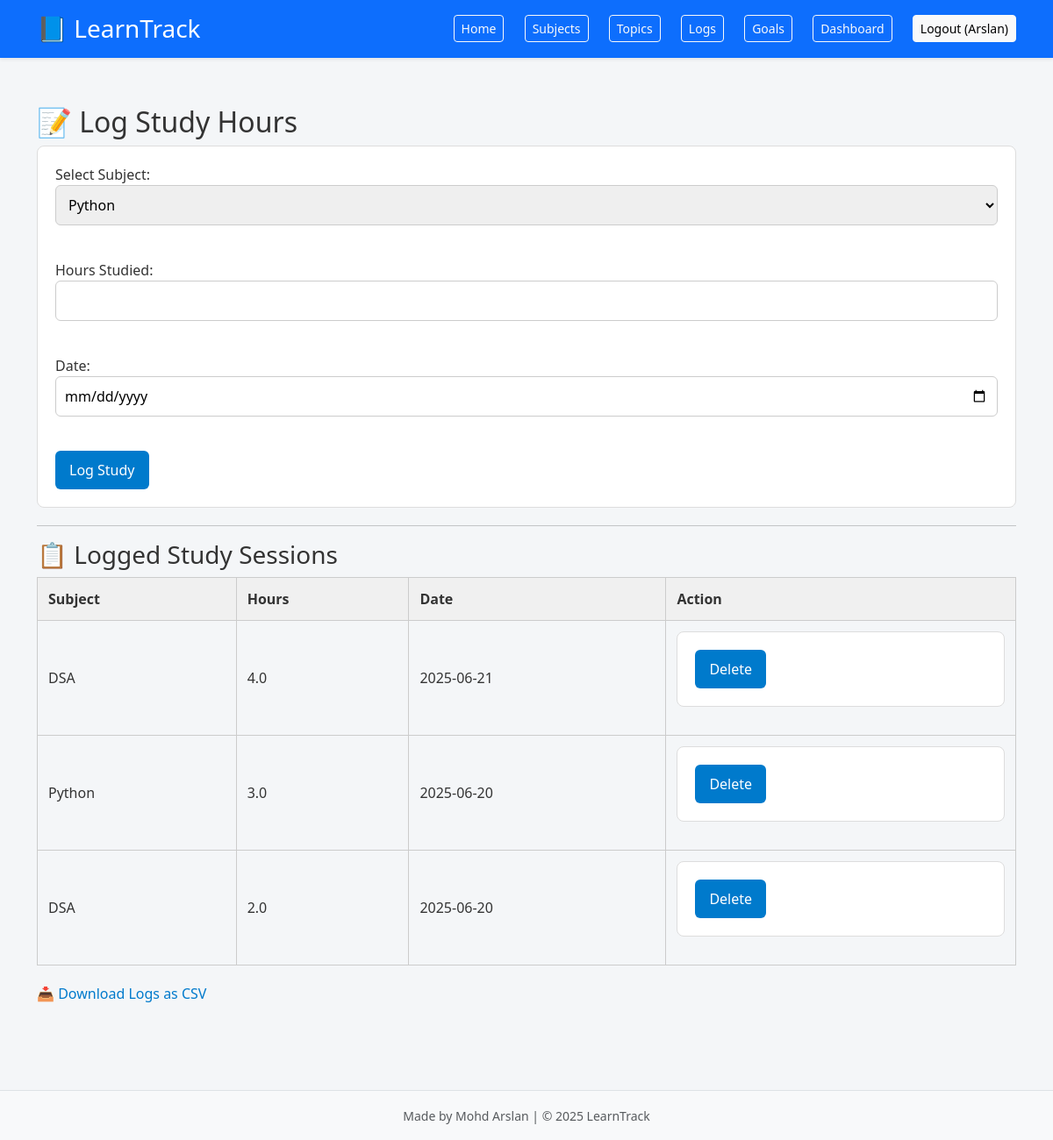
Screenshot of /logs (signed in) with the database file from the repository.
### tables this page shows
CREATE TABLE users (
                id INTEGER PRIMARY KEY AUTOINCREMENT,
                username TEXT NOT NULL UNIQUE,
                password TEXT NOT NULL
            );

CREATE TABLE logs (
                id INTEGER PRIMARY KEY AUTOINCREMENT,
                subject_id INTEGER,
                hours REAL,
                log_date TEXT,
                user_id INTEGER NOT NULL,
                FOREIGN KEY(subject_id) REFERENCES subjects(id),
                FOREIGN KEY(user_id) REFERENCES users(id)
            );

CREATE TABLE subjects (
                id INTEGER PRIMARY KEY AUTOINCREMENT,
                name TEXT NOT NULL,
                user_id INTEGER NOT NULL,
                FOREIGN KEY(user_id) REFERENCES users(id)
            );

### api/log_routes.py (the view, shortened to what this page needs)
@log_bp.route('/logs', methods=['GET', 'POST'])
@login_required
def log_study():
    with get_connection() as conn:
        cursor = conn.cursor()
        cursor.execute("SELECT id, name FROM subjects WHERE user_id=?", (current_user.id,))
        subjects = cursor.fetchall()
        cursor.execute('''
            SELECT logs.id, subjects.name, logs.hours, logs.log_date
            FROM logs
            JOIN subjects ON logs.subject_id = subjects.id
            WHERE logs.user_id = ?
            ORDER BY logs.log_date DESC
        ''', (current_user.id,))
        logs = cursor.fetchall()
    return render_template('logs.html', subjects=subjects, logs=logs)

### app.py (called while the page is built)
@login_manager.user_loader
def load_user(user_id):
    with get_connection() as conn:
        cursor = conn.cursor()
        cursor.execute("SELECT username FROM users WHERE id = ?", (user_id,))
        row = cursor.fetchone()
        if row:
            return User(user_id, row[0])  # ✅ Return a User object
        return None

### models.py (called while the page is built)
def get_connection():
    return sqlite3.connect(DB_NAME)

### templates/logs.html
{% extends 'base.html' %}
{% block content %}
<h2>📝 Log Study Hours</h2>
<form method="POST">
    <label for="subject">Select Subject:</label>
    <select name="subject_id" required>
        {% for subject in subjects %}
        <option value="{{ subject[0] }}">{{ subject[1] }}</option>
        {% endfor %}
    </select><br><br>
    <label for="hours">Hours Studied:</label>
    <input type="number" name="hours" step="0.1" required><br><br>
    <label for="log_date">Date:</label>
    <input type="date" name="log_date" required><br><br>
    <button type="submit">Log Study</button>
</form>
<hr>
<h3>📋 Logged Study Sessions</h3>
<table>
    <tr>
        <th>Subject</th>
        <th>Hours</th>
        <th>Date</th>
        <th>Action</th>
    </tr>
    {% for log in logs %}
    <tr>
        <td>{{ log[1] }}</td>
        <td>{{ log[2] }}</td>
        <td>{{ log[3] }}</td>
        <td>
            <form method="POST" action="{{ url_for('logs.delete_log', id=log[0]) }}" onsubmit="return confirm('Delete this log?')">
                <button type="submit">Delete</button>
            </form>
        </td>
    </tr>
    {% endfor %}
</table>
<div style="margin: 20px 0;">
    <a href="{{ url_for('logs.download_logs') }}" class="button">📥 Download Logs as CSV</a>
</div>
{% endblock %}

### templates/base.html (shortened to what this page needs)
<!DOCTYPE html>
<html lang="en">
<head>
    <link href="https://cdn.jsdelivr.net/npm/bootstrap@5.3.0/dist/css/bootstrap.min.css" rel="stylesheet">
    <link rel="stylesheet" href="{{ url_for('static', filename='style.css') }}">
</head>
<body>
<header class="bg-primary text-white p-3 shadow-sm mb-4">
    <div class="container d-flex justify-content-between align-items-center flex-wrap">
        <h1 class="fs-3 mb-0"><a href="{{ url_for('dashboard.index') }}" class="text-white text-decoration-none">📘 LearnTrack</a></h1>
        <nav class="mt-2 mt-sm-0">
            <a href="{{ url_for('dashboard.index') }}" class="btn btn-outline-light btn-sm me-1">Home</a>
            <a href="{{ url_for('subjects.subjects') }}" class="btn btn-outline-light btn-sm me-1">Subjects</a>
            <a href="{{ url_for('topics.topics') }}" class="btn btn-outline-light btn-sm me-1">Topics</a>
            <a href="{{ url_for('logs.log_study') }}" class="btn btn-outline-light btn-sm me-1">Logs</a>
            <a href="{{ url_for('goals.goals') }}" class="btn btn-outline-light btn-sm me-1">Goals</a>
            <a href="{{ url_for('dashboard.dashboard') }}" class="btn btn-outline-light btn-sm me-1">Dashboard</a>
            {% if current_user.is_authenticated %}
                <a href="{{ url_for('auth.logout') }}" class="btn btn-light btn-sm">Logout ({{ current_user.username }})</a>
            {% else %}
                <a href="{{ url_for('auth.login') }}" class="btn btn-light btn-sm me-1">Login</a>
                <a href="{{ url_for('auth.register') }}" class="btn btn-light btn-sm">Register</a>
            {% endif %}
        </nav>
    </div>
</header>
<main class="container mb-5">
    {% block content %}{% endblock %}
</main>
<footer class="text-center text-muted py-3 bg-light border-top">
    <small>Made by Mohd Arslan | © 2025 LearnTrack</small>
</footer>
</body>
</html>

### static/style.css (style rules this page uses)
body { margin: 0; font-family: 'Segoe UI', Tahoma, Geneva, Verdana, sans-serif; background-color: #f4f6f8; color: #333; }
a { color: #007acc; text-decoration: none; }
header { background-color: #007acc; color: white; padding: 15px 30px; display: flex; justify-content: space-between; align-items: center; flex-wrap: wrap; }
header h1 { margin: 0; font-size: 24px; }
header nav { margin-top: 10px; }
header nav a { margin-left: 15px; color: white; font-weight: 500; }
main { padding: 30px 20px; max-width: 960px; margin: auto; }
table { width: 100%; border-collapse: collapse; margin-bottom: 20px; }
th, td { border: 1px solid #ccc; padding: 12px; text-align: left; }
th { background-color: #f0f0f0; }
form { background-color: white; padding: 20px; border: 1px solid #ddd; border-radius: 8px; margin-bottom: 20px; }
input[type="text"], input[type="number"], input[type="date"], select { padding: 10px; width: 100%; margin-bottom: 15px; border: 1px solid #ccc; border-radius: 6px; }
input[type="submit"], button { background-color: #007acc; color: white; padding: 10px 16px; border: none; border-radius: 6px; cursor: pointer; }
footer { text-align: center; padding: 20px; background-color: #e0e0e0; color: #333; margin-top: 40px; }

### rows the page displays
users: username "Arslan"
logs: name "DSA", hours "4.0", log_date "2025-06-21"
logs: name "Python", hours "3.0", log_date "2025-06-20"
logs: name "DSA", hours "2.0", log_date "2025-06-20"

### other values shown
form field subject_id "Python"
